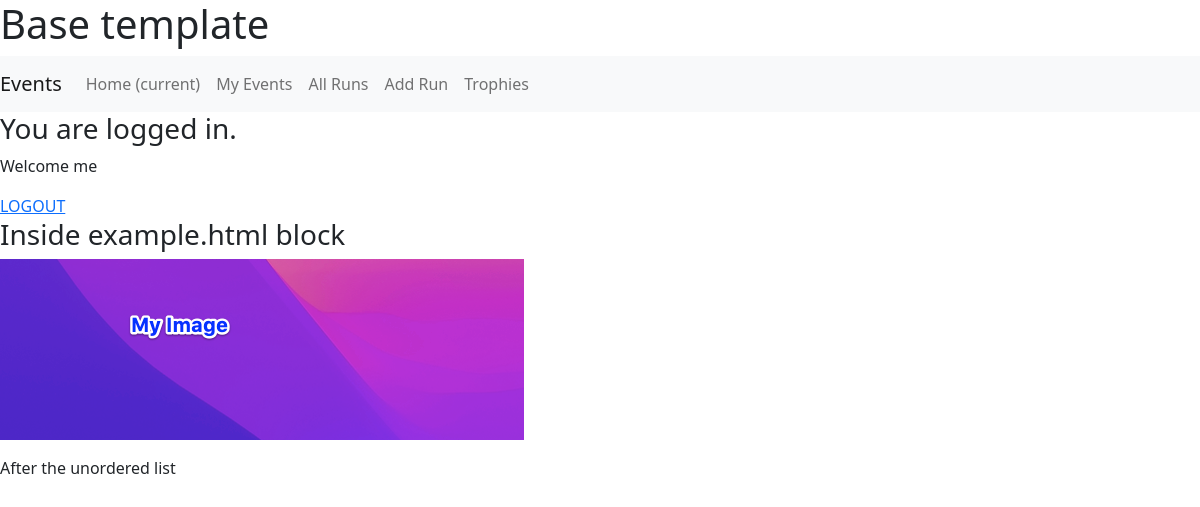
Page /runs_app/list_runs/ (signed in) on the earlier database version.
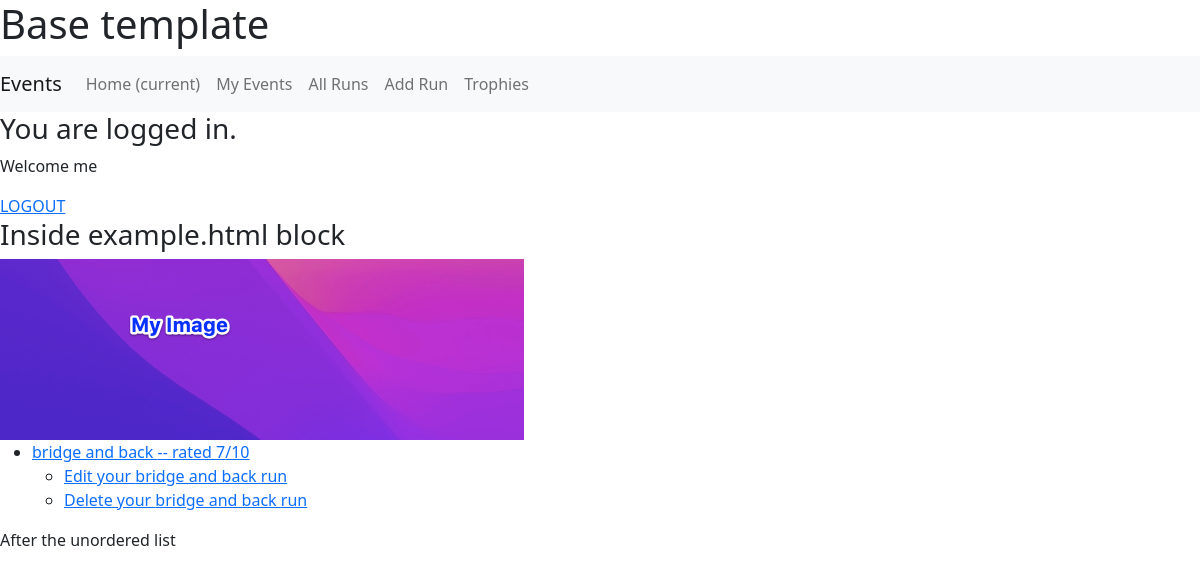
Same page on the later database version.
### runs_app/models.py (models this page shows, shortened)
class Run(models.Model):
    course = models.CharField(max_length=80)
    distance = models.FloatField(validators=[MinValueValidator(0), MaxValueValidator(500)])
    duration = models.IntegerField(validators=[MinValueValidator(1)])
    rating = models.IntegerField(validators=[MinValueValidator(0), MaxValueValidator(10)])
    review = models.TextField()
    runner = models.ForeignKey(User, on_delete=models.CASCADE)

### runs_app/views.py (the view)
# urls.py: path('list_runs/', RunListView.as_view(), name='list_runs'),
class RunListView(LoginRequiredMixin, ListView):
    model = Run
    template_name = 'runs_app/run_list.html'
    paginate_by = 7
    def get_queryset(self):
        return Run.objects.filter(runner=self.request.user).all()

### runs_app/templates/runs_app/run_list.html
{% extends 'base.html' %}
{% load static %}
{% block content %}
<h3>Inside example.html block</h3>
<img src="{% static 'runs_app/image.png' %}" alt='Placeholder image'>
<ul>
    {% for run in run_list %}
    <li><a href="/runs_app/run_detail/{{run.id}}">{{run.course}} -- rated {{run.rating}}/10</a></li>
    <ul>
        <li>
            <a href="/runs_app/update_run/{{run.id}}">Edit your {{run.course}} run</a>
        </li>
        <li>
            <a href="/runs_app/delete_run/{{run.id}}">Delete your {{run.course}} run</a>
        </li>
    </ul>
    {% endfor %}
</ul>
After the unordered list
{% endblock content %}

### templates/base.html (shortened to what this page needs)
<html lang="en">
<head>
    <link href="https://cdn.jsdelivr.net/npm/bootstrap@5.2.1/dist/css/bootstrap.min.css" rel="stylesheet">
</head>
<body>
    <h1>Base template</h1>
    <nav class="navbar navbar-expand-lg navbar-light bg-light">
        <a class="navbar-brand" href="{% url 'events_app:list_events' %}">Events</a>
        <div class="collapse navbar-collapse" id="navbarTogglerDemo02">
          <ul class="navbar-nav mr-auto mt-2 mt-lg-0">
            <li class="nav-item active">
              <a class="nav-link" href="#">Home <span class="sr-only">(current)</span></a>
            </li>
            <li class="nav-item">
              <a class="nav-link" href="#">My Events</a>
            </li>
            <li class="nav-item">
                <a class="nav-link" href="{% url 'runs_app:list_runs' %}">All Runs</a>
            </li>
            <li class="nav-item">
                <a class="nav-link" href="{% url 'runs_app:create_run' %}">Add Run</a>
            </li>
            <li class="nav-item">
              <a class="nav-link" href="#">Trophies</a>
            </li>
          </ul>
        </div>
    </nav>
          {% if user.is_authenticated %}
            <h3>You are logged in.</h3>
            <p>Welcome {{user.get_username}}</p>
            <a href="{% url 'logout' %}?next={{request.path}}">LOGOUT</a>
          {% else %}
            <p>You are not logged in.</p>
            <a href="{% url 'login' %}?next={{request.path}}">LOGIN</a>
          {% endif %}
          {% block content %}
          {% endblock content %}
</body>
</html>

Differences in the rows shown:
added Run: course "bridge and back", rating "7"
